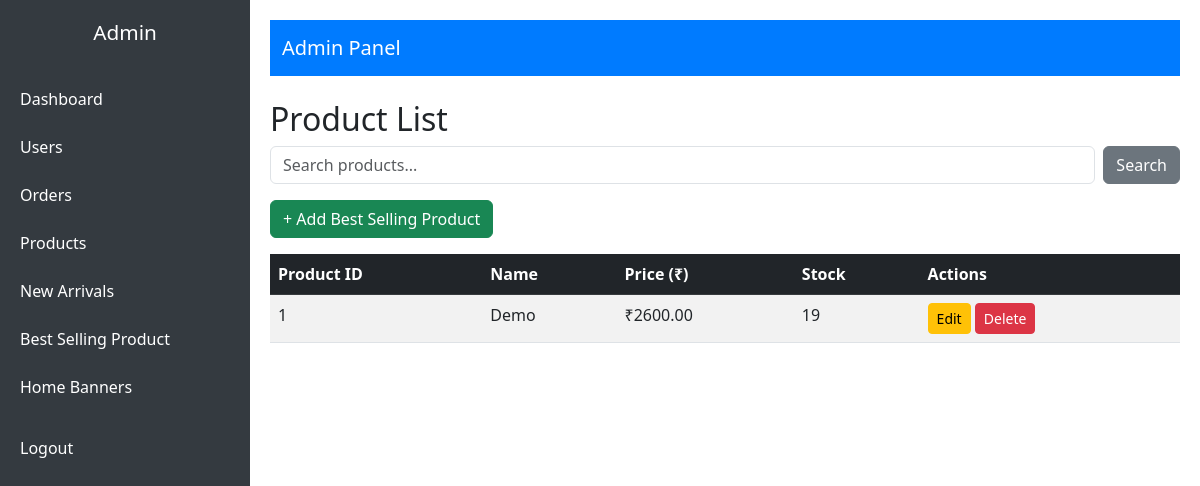
Before: /best_product/ (signed in) with the older database file.
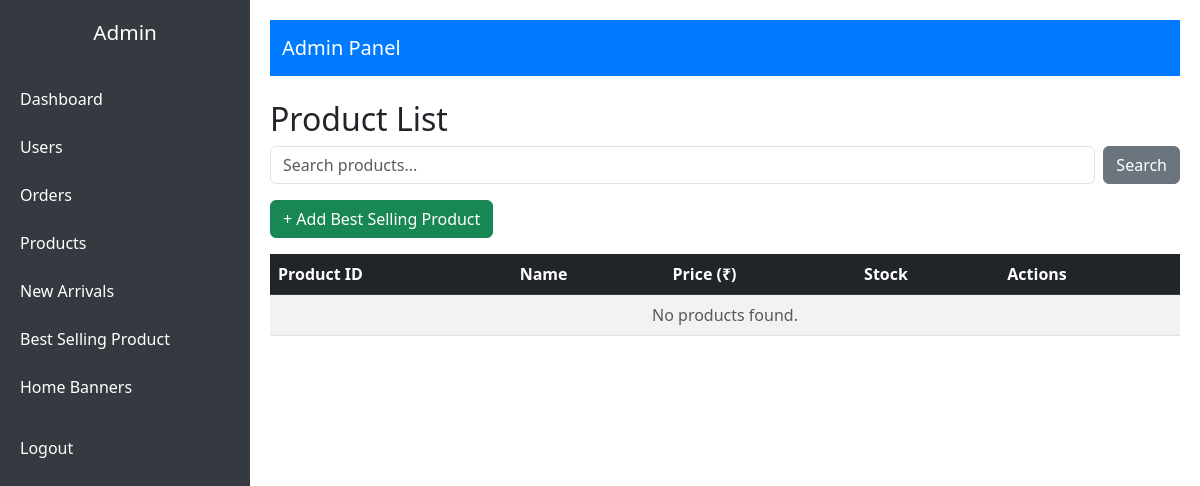
After: the same page with the newer database file.
### justdil/models.py (models this page shows, shortened)
class BestProduct(models.Model):
    GENDER_CHOICES = [
        ('Men', 'Men'),
        ('Women', 'Women'),
        ('Kids', 'Kids'),
    ]
    CATEGORY_CHOICES = [
        ('Ring', 'Ring'),
        ('Necklace', 'Necklace'),
        ('Earring', 'Earring'),
        ('Bracelet', 'Bracelet'),
        ('Jewelry_Set', 'Jewelry_Set'),
        ('Jewellery', 'Jewellery'),
        ('Hair_Accessories', 'Hair_Accessories'),
        ('Toys', 'Toys'),
        ('Bags&More', 'Bags&More'),
    ]
    COLOR_CHOICES = [
        ('#FFD700', 'Gold'),
        ('#C0C0C0', 'Silver'),
        ('#B76E79', 'Rose Gold'),
        ('#D4AF37', 'Antique Gold'),
        ('#8A7967', 'Bronze'),
        ('#E5E4E2', 'Platinum'),
        ('#AA6C39', 'Copper'),
        ('#E0115F', 'Ruby Red'),
        ('#7CFC00', 'Emerald Green'),
        ('#1E90FF', 'Sapphire Blue'),
        ('#9932CC', 'Amethyst Purple'),
        ('#FF1493', 'Pink Diamond'),
        ('#FFFFFF', 'Pearl White'),
        ('#000000', 'Onyx Black'),
    ]
    name = models.CharField(max_length=255)
    gender_category = models.CharField(max_length=10, choices=GENDER_CHOICES)
    category = models.CharField(max_length=20, choices=CATEGORY_CHOICES)
    color = models.CharField(max_length=7, choices=COLOR_CHOICES,default='')
    size = models.CharField(max_length=50, blank=True, null=True,default='')  # Example: "6", "M", "18cm"
    price = models.DecimalField(max_digits=10, decimal_places=2)
    stock = models.PositiveIntegerField()
    description = models.TextField(blank=True, null=True)
    image = models.ImageField(upload_to='products_image/', blank=True, null=True)
    created_at = models.DateTimeField(auto_now_add=True)
    j_type = models.CharField(max_length=10,default='',blank=True,null=True)
    discount = models.DecimalField(max_digits=10, decimal_places=2, default=0.00)

### justdil/views.py (the view)
# urls.py: path('best_product/',views.best_product,name='best_product'),
def best_product(request):
    if not request.user.is_staff:
        return redirect('j_d_admin')
    else:
        query = request.GET.get('q', '')
        if query:
            product_list = BestProduct.objects.filter(name__icontains=query)
        else:
            product_list = BestProduct.objects.all()
        return render(request, "admin/best_product.html", {'products': product_list, 'query': query})

### templates/admin/best_product.html (shortened to what this page needs)
{% extends 'admin/admin.html' %}
{% block content %}
    <h2>Product List</h2>
    <form method="GET" class="mb-3 d-flex">
        <input type="text" name="q" class="form-control me-2" placeholder="Search products..." value="{{ request.GET.q }}">
        <button type="submit" class="btn btn-secondary">Search</button>
    </form>
    <a href="{% url 'add_best_product' %}" class="btn btn-success mb-3">+ Add Best Selling Product</a>
    <table class="table table-striped table-hover">
        <thead class="table-dark">
            <tr>
                <th>Product ID</th>
                <th>Name</th>
                <th>Price (₹)</th>
                <th>Stock</th>
                <th>Actions</th>
            </tr>
        </thead>
        <tbody>
            {% for product in products %}
            <tr>
                <td>{{ product.id }}</td>
                <td>{{ product.name }}</td>
                <td>₹{{ product.price|floatformat:2 }}</td>
                <td>{{ product.stock }}</td>
                <td>
                    <a href="{% url 'edit_product' 'bestproduct' product.id  %}" class="btn btn-warning btn-sm">Edit</a>
                    <a href="{% url 'delete_best_product' product.id %}" class="btn btn-danger btn-sm"
                        onclick="return confirm('Are you sure you want to delete {{ product.name }}?');">
                        Delete
                    </a>
                </td>
            </tr>
            {% empty %}
            <tr>
                <td colspan="5" class="text-center text-muted">No products found.</td>
            </tr>
            {% endfor %}
        </tbody>
    </table>
{% endblock %}

Changed rows visible on the page:
removed BestProduct: id "1", name "Demo", price "2600.00", stock "19"
Other visible differences:
text now shown: "No products found."
